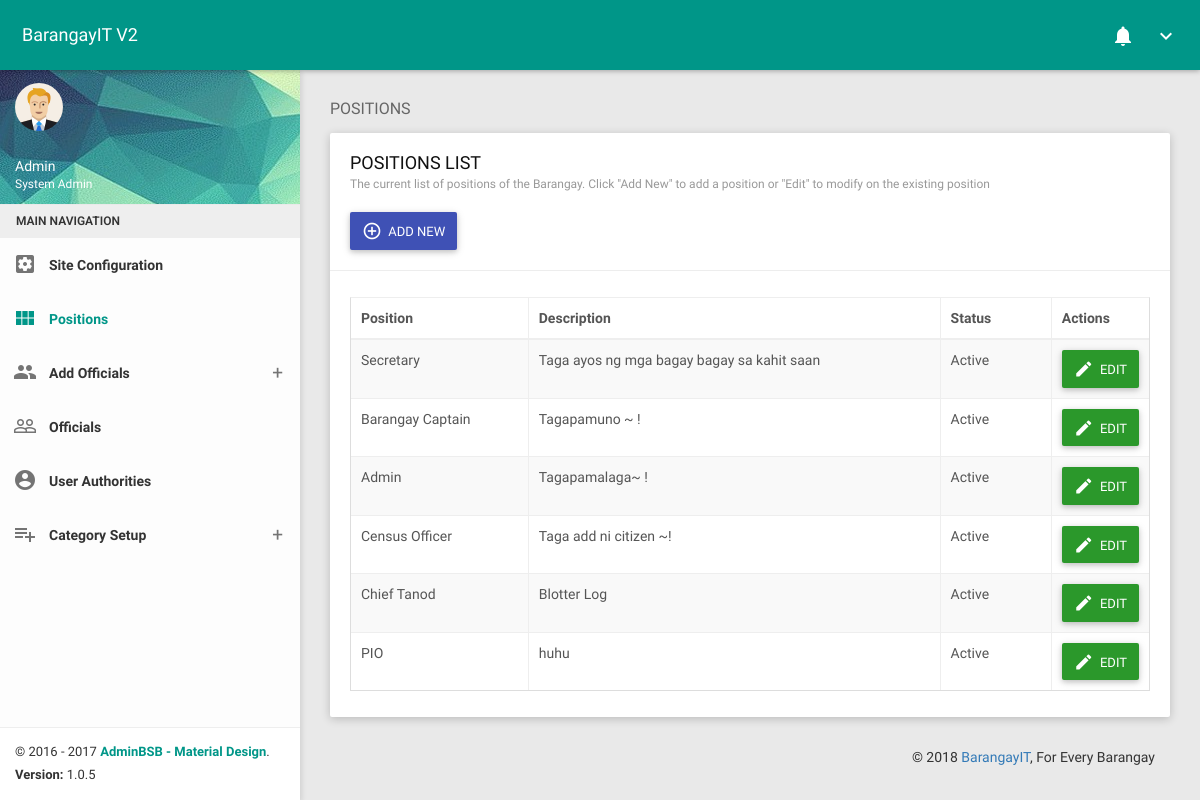
Page /AdOfficePositions.php on the earlier database version.
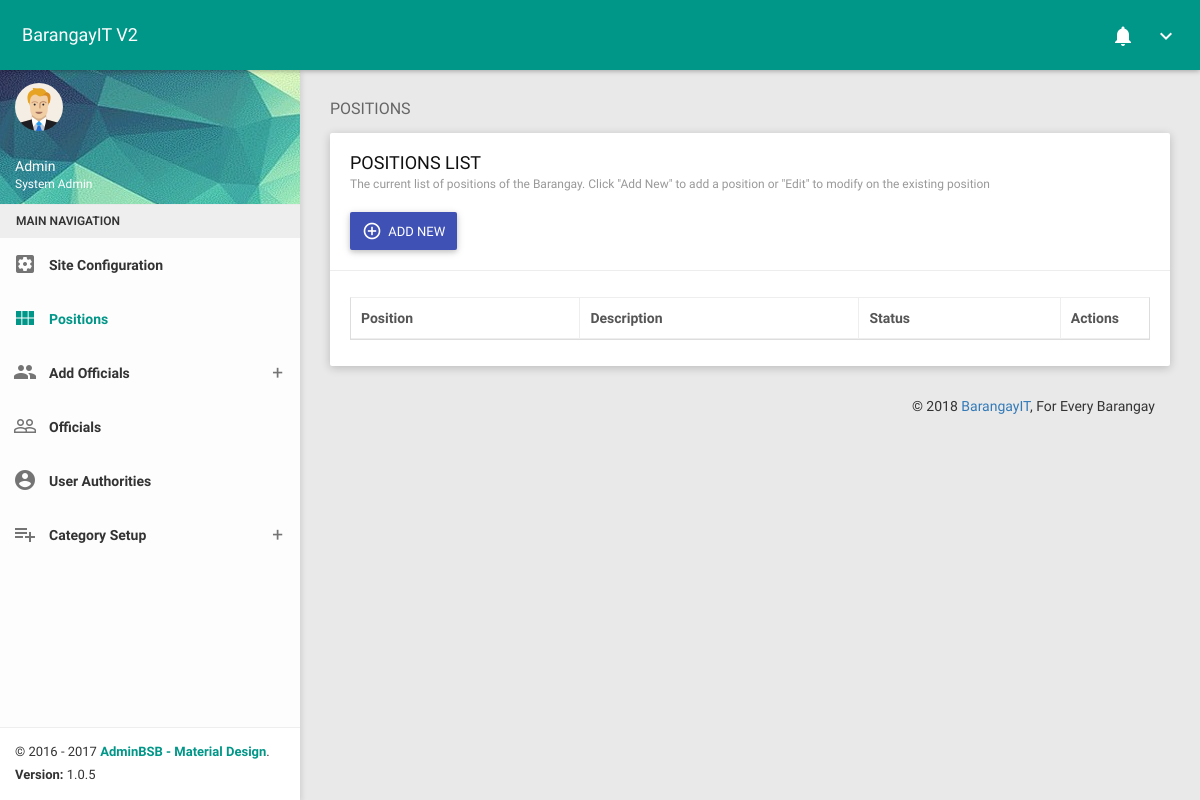
Same page on the later database version.
### tables this page shows
CREATE TABLE IF NOT EXISTS `bitdb_r_barangayposition` (
  `PosID` int(11) NOT NULL AUTO_INCREMENT,
  `PosName` varchar(50) NOT NULL,
  `PosDesc` varchar(200) NOT NULL,
  `PosStat` bit(1) NOT NULL DEFAULT b'1',
  PRIMARY KEY (`PosID`)
);

### AdOfficePositions.php (the view, shortened to what this page needs)
<?php
	$currentPage = 'AdOfficePositions';
	include('head.php');
	include('AdminNavbar.php');
 ?>
<section class="content">
    <div class="container-fluid">
        <div class="block-header">
            <h2>POSITIONS</h2>
        </div>
        <div class="row clearfix">
            <div class="col-lg-12 col-md-12 col-sm-12 col-xs-12">
                <div class="card">
                    <div class="header">
                        <h2>
                            POSITIONS LIST
                            <small>The current list of positions of the Barangay. Click "Add New" to add a position or "Edit" to modify on the existing position</small>
                        </h2>
                        <br/>
                        <button type="button" class="btn bg-indigo waves-effect" data-toggle="modal" data-target="#addPosModal">
                            <i class="material-icons">add_circle_outline</i>
                            <span>ADD NEW</span>
                        </button>
                    </div>
                    <div class="body">
                        <div class="table-responsive">
                            <table class="table table-bordered table-striped table-hover js-basic-example dataTable">
                                <thead>
                                    <tr>
                                        <th>Position</th>
                                        <th>Description</th>
                                        <th>Status</th>
                                        <th style="width: 15px;">Actions</th>
                                    </tr>
                                </thead>
                                <tbody>
                                    <?php
									include_once('dbconn.php');
									$PViewSQL = "SELECT * FROM bitdb_r_barangayposition";
									$PViewQuery = mysqli_query($bitMysqli,$PViewSQL) or die(mysqli_error($bitMysqli));
									if (mysqli_num_rows($PViewQuery) > 0)
									{
										while($row = mysqli_fetch_assoc($PViewQuery))
												{
													$PosID = $row['PosID'];
													$PosName = $row['PosName'];
													$PosDesc = $row['PosDesc'];
													$PosStat = $row['PosStat'];
													if ($PosStat == 1)
													{
														$PosStat = "Active";
													}
													else
													{
														$PosStat = "Inactive";
													}
													echo
													'<tr>
														<td class="hide">'.$PosID.'</td>
														<td>'.$PosName.'</td>
														<td>'.$PosDesc.'</td>
														<td>'.$PosStat.'</td>
														<td>
															<button type="button" class="btn btn-success waves-effect editPos" data-toggle="modal"
														data-target="#editPosModal" value="'.$PosID.'">
																<i class="material-icons">mode_edit</i>
																<span>EDIT</span>
															</button>
														</td>
													</tr>';
												}
									}
									?>
                                </tbody>
                            </table>
                        </div>
                    </div>
                </div>
            </div>
        </div>
        <?php include('footer.php'); ?>

### head.php (shortened to what this page needs)
<!DOCTYPE html>
<html>
<head>
    <link href="css/materialIcons.css" rel="stylesheet" type="text/css" />
    <link href="css/robotoFont.css" rel="stylesheet" type="text/css" />
    <link href="plugins/bootstrap/css/bootstrap.css" rel="stylesheet">
    <link href="plugins/node-waves/waves.css" rel="stylesheet" />
    <link href="plugins/animate-css/animate.css" rel="stylesheet" />
    <link href="plugins/bootstrap-colorpicker/css/bootstrap-colorpicker.css" rel="stylesheet" />
    <link href="plugins/dropzone/dropzone.css" rel="stylesheet">
    <link href="plugins/multi-select/css/multi-select.css" rel="stylesheet">
    <link href="plugins/jquery-spinner/css/bootstrap-spinner.css" rel="stylesheet">
    <link href="plugins/bootstrap-tagsinput/bootstrap-tagsinput.css" rel="stylesheet">
    <link href="plugins/bootstrap-tagsinput/bootstrap-tagsinput.css" rel="stylesheet">
    <link href="plugins/jquery-datatable/skin/bootstrap/css/dataTables.bootstrap.css" rel="stylesheet">
    <link href="css/style.css" rel="stylesheet">
    <link href="plugins/waitme/waitMe.css" rel="stylesheet" />
    <link href="plugins/bootstrap-select/css/bootstrap-select.css" rel="stylesheet" />
    <link href="plugins/nouislider/nouislider.min.css" rel="stylesheet" />
    <link href="plugins/sweetalert/sweetalert.css" rel="stylesheet" />
    <link href="css/themes/all-themes.css" rel="stylesheet" />
    <link href='ProjectMonitoring/fullcalendar.min.css' rel='stylesheet' />
    <link href='ProjectMonitoring/fullcalendar.print.min.css' rel='stylesheet' media='print' />
    <link href='ProjectMonitoring/calendarstyle.css' rel='stylesheet' />
</head>

### AdminNavbar.php (shortened to what this page needs)
<body class="theme-teal">
    <nav class="navbar">
        <div class="container-fluid">
            <div class="navbar-header">
                <a class="navbar-brand" href="#">BarangayIT V2</a>
            </div>
            <div class="collapse navbar-collapse" id="navbar-collapse">
                <ul class="nav navbar-nav navbar-right">
                    <li class="dropdown">
                        <a href="javascript:void(0);" class="dropdown-toggle" data-toggle="dropdown" role="button">
                            <i class="material-icons">notifications</i>
                        </a>
                    </li>
                  <li class="dropdown">
                        <a href="javascript:void(0);" class="dropdown-toggle" data-toggle="dropdown" role="button">
                            <i class="material-icons">keyboard_arrow_down</i>
                        </a>
                  </li>
                </ul>
            </div>
        </div>
    </nav>
    <section>
        <aside id="leftsidebar" class="sidebar">
            <div class="user-info">
                <div class="image">
                    <img src="images/user.png" width="48" height="48" alt="User" />
                </div>
                <div class="info-container">
                    <?php
                        include('dbconn.php');
if (isset($_SESSION['Logged_In']))
{
    $ID = $_SESSION['Logged_In'];
                        $UserInfoSQL = 'SELECT bitdb_r_citizen.Salutation,
                                                bitdb_r_citizen.First_Name,
                                                IFNULL(bitdb_r_citizen.Middle_Name,"") AS Middle_Name,
                                                bitdb_r_citizen.Last_Name,
                                                IFNULL(bitdb_r_citizen.Name_Ext,"") AS Name_Ext,
                                                bitdb_r_barangayposition.PosName
                                        FROM bitdb_r_barangayofficial
                                        INNER JOIN bitdb_r_citizen
                                        ON bitdb_r_barangayofficial.CitizenID = bitdb_r_citizen.Citizen_ID
                                        INNER JOIN bitdb_r_barangayposition
                                        ON bitdb_r_barangayofficial.PosID = bitdb_r_barangayposition.PosID
                                        WHERE bitdb_r_barangayofficial.Brgy_Official_ID = '.$ID.'';
                        $UserInfoSQLQuery = mysqli_query($bitMysqli,$UserInfoSQL) or die (mysqli_error($bitMysqli));
                        if(mysqli_num_rows($UserInfoSQLQuery) > 0)
                        {
                            while($row = mysqli_fetch_assoc($UserInfoSQLQuery))
                            {
                                $WName = ''.$row['Salutation'].' '.$row['First_Name'].' '.$row['Middle_Name'].' '.$row['Last_Name'].' '.$row['Name_Ext'].'';
                                $Pos = $row['PosName'];
                                echo '<div class="name" data-toggle="dropdown" aria-haspopup="true" aria-expanded="false">'.$WName.'</div>
                                        <div class="email">'.$Pos.'</div>';
                            }
                        }
}
                        else {
                            $WName = "Admin";
                                $Pos = "System Admin";
                            echo '<div class="name" data-toggle="dropdown" aria-haspopup="true" aria-expanded="false">'.$WName.'</div>
                            <div class="email">'.$Pos.'</div>';
                        }
                    ?>
                </div>
            </div>
            <div class="menu">
                <ul class="list">
                    <li class="header">MAIN NAVIGATION</li>
                    <li <?php if ($currentPage==='indexAdmin' ) {echo 'class="active"';} ?>>
                        <a href="indexAdmin.php?<?php echo "id=".$_SESSION['Logged_In']."&pos=".$_SESSION['AccountUserType']."";?>">
                            <i class="material-icons">settings_applications</i>
                            <span>Site Configuration</span>
                        </a>
                    </li>
                    <li <?php if ($currentPage==='AdOfficePositions' ) {echo 'class="active"';} ?>>
                        <a href="AdOfficePositions.php?<?php echo "id=".$_SESSION['Logged_In']."&pos=".$_SESSION['AccountUserType']."";?>">
                            <i class="material-icons">view_module</i>
                            <span>Positions</span>
                        </a>
                    </li>
                    <li <?php if ($currentPage==='AdCitizens' | $currentPage==='AdOfficialFromCitizens') {echo 'class="active"';} ?>>
                        <a href="javascript:void(0);" class="menu-toggle">
                            <i class="material-icons">people</i>
                            <span>Add Officials</span>
                        </a>
                    </li>
                    <li <?php if ($currentPage==='AdOfficials' ) {echo 'class="active"';} ?>>
                        <a href="AdOfficials.php?<?php echo "id=".$_SESSION['Logged_In']."&pos=".$_SESSION['AccountUserType']."";?>">
                            <i class="material-icons">people_outline</i>
                            <span>Officials</span>
                        </a>
                    </li>
                    <li <?php if ($currentPage==='AdUsers' ) {echo 'class="active"';} ?>>
                        <a href="AdUsers.php?<?php echo "id=".$_SESSION['Logged_In']."&pos=".$_SESSION['AccountUserType']."";?>">
                            <i class="material-icons">account_circle</i>
                            <span>User Authorities</span>
                        </a>
                    </li>
                    <li <?php if ($currentPage==='AdCategoryOrdinance' | $currentPage==='AdCategoryBusiness' | $currentPage==='AdCategoryIssuance' | $currentPage==='AdBlotterSubjects' | $currentPage==='AdBarangayZones' | $currentPage==='AdCategoryProjectMonitoring') {echo 'class="active"';} ?>>
                        <a href="javascript:void(0);" class="menu-toggle">
                            <i class="material-icons">playlist_add</i>
                            <span>Category Setup</span>
                        </a>
                    </li>
                 </ul>
            </div>
            <div class="legal">
                <div class="copyright">
                    &copy; 2016 - 2017 <a href="javascript:void(0);">AdminBSB - Material Design</a>.
                </div>
                <div class="version">
                    <b>Version: </b> 1.0.5
                </div>
            </div>
        </aside>
    </section>

### footer.php (shortened to what this page needs)
<footer class="footer">
    <div class="container-fluid">
        <p class="copyright pull-right">
            &copy;
            <a href="#">BarangayIT</a>, For Every Barangay
        </p>
    </div>
</footer>
</section>
</html>

### css/themes/all-themes.css (style rules this page uses)
.theme-teal .navbar { background-color: #009688; }
.theme-teal .navbar-brand { color: #fff; }
.theme-teal .nav > li > a { color: #fff; }
.theme-teal .sidebar .menu .list li.active { background-color: transparent; }
.theme-teal .sidebar .menu .list li.active > :first-child i, .theme-teal .sidebar .menu .list li.active > :first-child span { color: #009688; }
.theme-teal .sidebar .menu .list .toggled { background-color: transparent; }
.theme-teal .sidebar .legal { background-color: #fff; }
.theme-teal .sidebar .legal .copyright a { color: #009688 !important; }

Differences in the rows shown:
removed bitdb_r_barangayposition: PosName "Secretary", PosDesc "Taga ayos ng mga bagay bagay sa kahit saan", PosStat "Active", $PosID 1 (drawn)
removed bitdb_r_barangayposition: PosName "Barangay Captain", PosDesc "Tagapamuno ~ !", PosStat "Active", $PosID 2 (drawn)
removed bitdb_r_barangayposition: PosName "Admin", PosDesc "Tagapamalaga~ !", PosStat "Active", $PosID 3 (drawn)
removed bitdb_r_barangayposition: PosName "Census Officer", PosDesc "Taga add ni citizen ~!", PosStat "Active", $PosID 4 (drawn)
removed bitdb_r_barangayposition: PosName "Chief Tanod", PosDesc "Blotter Log", PosStat "Active", $PosID 5 (drawn)
removed bitdb_r_barangayposition: PosName "PIO", PosDesc "huhu", PosStat "Active", $PosID 6 (drawn)
